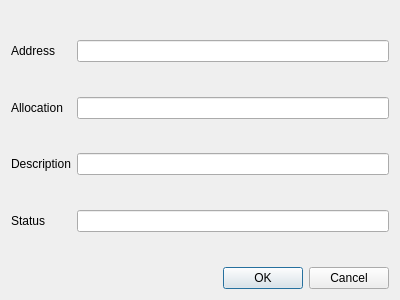
<?xml version="1.0" encoding="UTF-8"?>
<ui version="4.0">
 <class>EditSideStakeDialog</class>
 <widget class="QDialog" name="EditSideStakeDialog">
  <property name="geometry">
   <rect>
    <x>0</x>
    <y>0</y>
    <width>400</width>
    <height>300</height>
   </rect>
  </property>
  <property name="windowTitle">
   <string>Add or Edit SideStake</string>
  </property>
  <layout class="QVBoxLayout" name="verticalLayout">
   <item>
    <layout class="QFormLayout" name="formLayout">
     <item row="0" column="1">
      <spacer name="verticalSpacer_4">
       <property name="orientation">
        <enum>Qt::Vertical</enum>
       </property>
       <property name="sizeHint" stdset="0">
        <size>
         <width>20</width>
         <height>40</height>
        </size>
       </property>
      </spacer>
     </item>
     <item row="1" column="0">
      <widget class="QLabel" name="addressLabel">
       <property name="text">
        <string>Address</string>
       </property>
      </widget>
     </item>
     <item row="1" column="1">
      <widget class="QLineEdit" name="addressLineEdit"/>
     </item>
     <item row="2" column="1">
      <spacer name="verticalSpacer_2">
       <property name="orientation">
        <enum>Qt::Vertical</enum>
       </property>
       <property name="sizeHint" stdset="0">
        <size>
         <width>20</width>
         <height>40</height>
        </size>
       </property>
      </spacer>
     </item>
     <item row="3" column="0">
      <widget class="QLabel" name="allocationLabel">
       <property name="text">
        <string>Allocation</string>
       </property>
      </widget>
     </item>
     <item row="3" column="1">
      <widget class="QLineEdit" name="allocationLineEdit"/>
     </item>
     <item row="4" column="1">
      <spacer name="verticalSpacer">
       <property name="orientation">
        <enum>Qt::Vertical</enum>
       </property>
       <property name="sizeHint" stdset="0">
        <size>
         <width>20</width>
         <height>40</height>
        </size>
       </property>
      </spacer>
     </item>
     <item row="5" column="0">
      <widget class="QLabel" name="descriptionLabel">
       <property name="text">
        <string>Description</string>
       </property>
      </widget>
     </item>
     <item row="5" column="1">
      <widget class="QLineEdit" name="descriptionLineEdit"/>
     </item>
     <item row="6" column="1">
      <spacer name="verticalSpacer_3">
       <property name="orientation">
        <enum>Qt::Vertical</enum>
       </property>
       <property name="sizeHint" stdset="0">
        <size>
         <width>20</width>
         <height>40</height>
        </size>
       </property>
      </spacer>
     </item>
     <item row="7" column="1">
      <widget class="QLineEdit" name="statusLineEdit"/>
     </item>
     <item row="7" column="0">
      <widget class="QLabel" name="statusLabel">
       <property name="text">
        <string>Status</string>
       </property>
      </widget>
     </item>
     <item row="8" column="1">
      <spacer name="verticalSpacer_5">
       <property name="orientation">
        <enum>Qt::Vertical</enum>
       </property>
       <property name="sizeHint" stdset="0">
        <size>
         <width>20</width>
         <height>40</height>
        </size>
       </property>
      </spacer>
     </item>
    </layout>
   </item>
   <item>
    <widget class="QDialogButtonBox" name="buttonBox">
     <property name="orientation">
      <enum>Qt::Horizontal</enum>
     </property>
     <property name="standardButtons">
      <set>QDialogButtonBox::Cancel|QDialogButtonBox::Ok</set>
     </property>
    </widget>
   </item>
  </layout>
 </widget>
 <resources/>
 <connections>
  <connection>
   <sender>buttonBox</sender>
   <signal>accepted()</signal>
   <receiver>EditSideStakeDialog</receiver>
   <slot>accept()</slot>
   <hints>
    <hint type="sourcelabel">
     <x>248</x>
     <y>254</y>
    </hint>
    <hint type="destinationlabel">
     <x>157</x>
     <y>274</y>
    </hint>
   </hints>
  </connection>
  <connection>
   <sender>buttonBox</sender>
   <signal>rejected()</signal>
   <receiver>EditSideStakeDialog</receiver>
   <slot>reject()</slot>
   <hints>
    <hint type="sourcelabel">
     <x>316</x>
     <y>260</y>
    </hint>
    <hint type="destinationlabel">
     <x>286</x>
     <y>274</y>
    </hint>
   </hints>
  </connection>
 </connections>
</ui>
